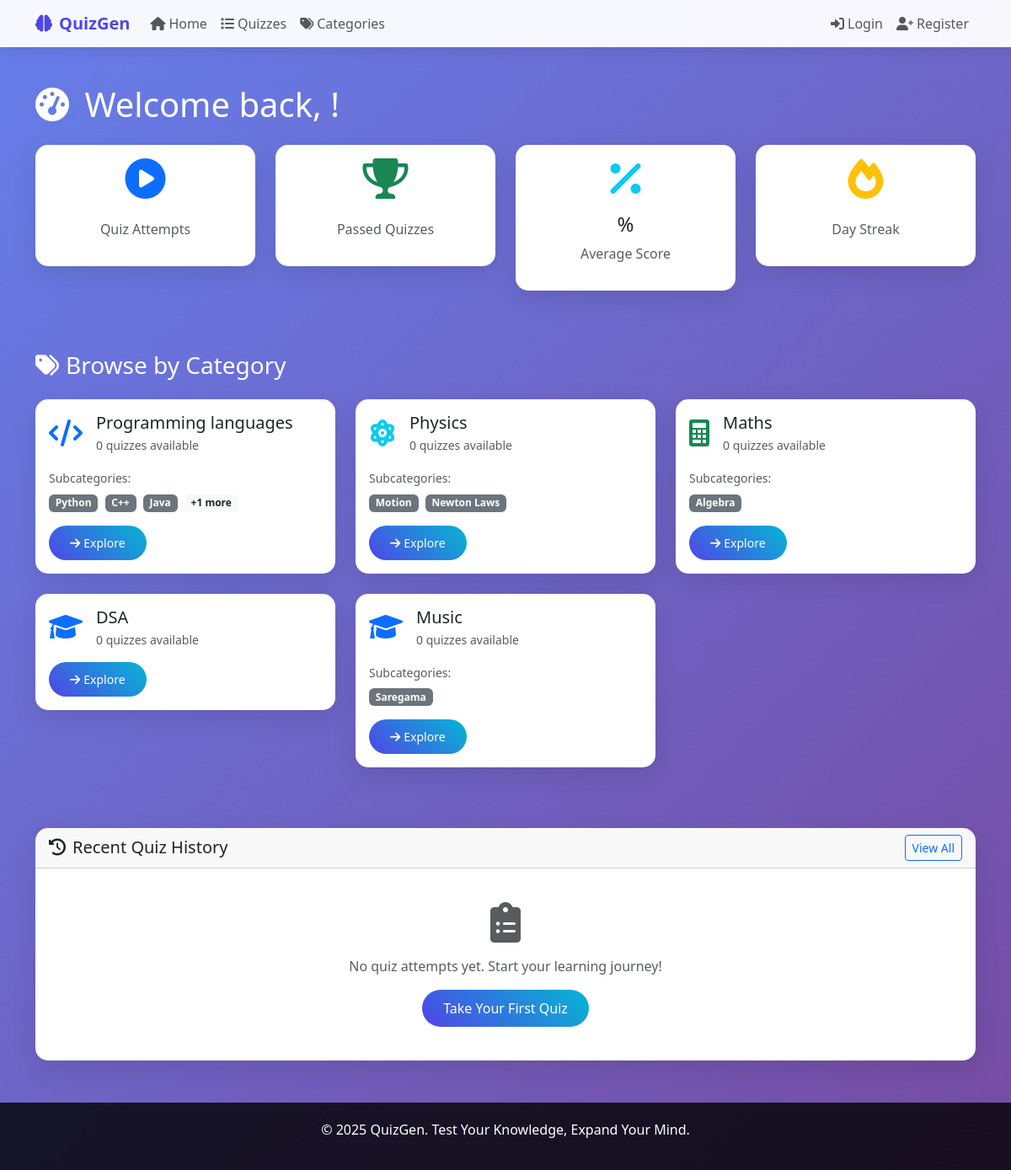
The page / on the database its author committed.
### quizgen_app/models.py (models this page shows, shortened)
class Category(models.Model):
    name = models.CharField(max_length=100, unique=True)
    description = models.TextField(blank=True, null=True)
    created_at = models.DateTimeField(auto_now_add=True)
    class Meta:
        verbose_name_plural = "Categories"

class SubCategory(models.Model):
    category = models.ForeignKey(Category, on_delete=models.CASCADE, related_name='subcategories')
    name = models.CharField(max_length=100)
    description = models.TextField(blank=True, null=True)
    created_at = models.DateTimeField(auto_now_add=True)
    class Meta:
        verbose_name_plural = "Sub Categories"
        unique_together = ('category', 'name')

### quizgen_app/views.py (the view)
# urls.py: path('', views.home, name='home'),
def home(request):
    recent_quizzes = Quiz.objects.filter(is_active=True).order_by('-created_at')[:6]
    categories = Category.objects.all()[:8]
    total_quizzes = Quiz.objects.filter(is_active=True).count()
    total_categories = Category.objects.count()
    context = {
        'recent_quizzes': recent_quizzes,
        'categories': categories,
        'total_quizzes': total_quizzes,
        'total_categories': total_categories,
    }
    if request.user.is_authenticated:
        user_quiz_count = QuizHistory.objects.filter(user=request.user).count()
        context['user_quiz_count'] = user_quiz_count
    return render(request, 'home.html', context)

### quizgen_app/templates/home.html (shortened to what this page needs)
{% extends "base.html" %}
{% block content %}
<div class="row">
    <div class="col-12">
        <h1 class="text-white mb-4">
            <i class="fas fa-tachometer-alt me-2"></i>
            Welcome back, {{ user.first_name|default:user.username }}!
        </h1>
    </div>
</div>
<div class="row mb-5">
    <div class="col-lg-3 col-md-6 mb-4">
        <div class="card text-center">
            <div class="card-body">
                <i class="fas fa-play-circle fa-3x text-primary mb-3"></i>
                <p class="text-muted">Quiz Attempts</p>
            </div>
        </div>
    </div>
    <div class="col-lg-3 col-md-6 mb-4">
        <div class="card text-center">
            <div class="card-body">
                <i class="fas fa-trophy fa-3x text-success mb-3"></i>
                <p class="text-muted">Passed Quizzes</p>
            </div>
        </div>
    </div>
    <div class="col-lg-3 col-md-6 mb-4">
        <div class="card text-center">
            <div class="card-body">
                <i class="fas fa-percentage fa-3x text-info mb-3"></i>
                <h4>{{ average_score|floatformat:1 }}%</h4>
                <p class="text-muted">Average Score</p>
            </div>
        </div>
    </div>
    <div class="col-lg-3 col-md-6 mb-4">
        <div class="card text-center">
            <div class="card-body">
                <i class="fas fa-fire fa-3x text-warning mb-3"></i>
                <p class="text-muted">Day Streak</p>
            </div>
        </div>
    </div>
</div>
<div class="row mb-5">
    <div class="col-12">
        <h3 class="text-white mb-4"><i class="fas fa-tags me-2"></i>Browse by Category</h3>
    </div>
    {% for category in categories %}
    <div class="col-lg-4 col-md-6 mb-4">
        <div class="card">
            <div class="card-body">
                <div class="d-flex align-items-center mb-3">
                    <div class="me-3">
                        {% if 'programming' in category.name.lower %}
                            <i class="fas fa-code fa-2x text-primary"></i>
                        {% elif 'math' in category.name.lower %}
                            <i class="fas fa-calculator fa-2x text-success"></i>
                        {% elif 'physics' in category.name.lower %}
                            <i class="fas fa-atom fa-2x text-info"></i>
                        {% elif 'chemistry' in category.name.lower %}
                            <i class="fas fa-flask fa-2x text-warning"></i>
                        {% elif 'history' in category.name.lower %}
                            <i class="fas fa-landmark fa-2x text-danger"></i>
                        {% elif 'geography' in category.name.lower %}
                            <i class="fas fa-globe fa-2x text-success"></i>
                        {% else %}
                            <i class="fas fa-graduation-cap fa-2x text-primary"></i>
                        {% endif %}
                    </div>
                    <div class="flex-grow-1">
                        <h5 class="mb-1">{{ category.name }}</h5>
                        <p class="text-muted mb-0 small">{{ category.quizzes.count }} quizzes available</p>
                    </div>
                </div>
                {% if category.subcategories.exists %}
                <div class="mb-3">
                    <small class="text-muted">Subcategories:</small>
                    <div class="mt-1">
                        {% for subcategory in category.subcategories.all|slice:":3" %}
                            <span class="badge bg-secondary me-1">{{ subcategory.name }}</span>
                        {% endfor %}
                        {% if category.subcategories.count > 3 %}
                            <span class="badge bg-light text-dark">+{{ category.subcategories.count|add:"-3" }} more</span>
                        {% endif %}
                    </div>
                </div>
                {% endif %}
                <a href="{% url 'category_detail' category.id %}" class="btn btn-primary btn-sm">
                    <i class="fas fa-arrow-right me-1"></i>Explore
                </a>
            </div>
        </div>
    </div>
    {% endfor %}
</div>
<div class="row">
    <div class="col-12">
        <div class="card">
            <div class="card-header d-flex justify-content-between align-items-center">
                <h5 class="mb-0"><i class="fas fa-history me-2"></i>Recent Quiz History</h5>
                <a href="{% url 'quiz_history' %}" class="btn btn-outline-primary btn-sm">View All</a>
            </div>
            <div class="card-body">
                {% if recent_history %}
                <div class="table-responsive">
                    <table class="table table-hover">
                        <thead>
                            <tr>
                                <th>Quiz</th>
                                <th>Category</th>
                                <th>Score</th>
                                <th>Result</th>
                                <th>Date</th>
                                <th>Action</th>
                            </tr>
                        </thead>
                        <tbody>
                            {% for history in recent_history %}
                            <tr>
                                <td>
                                    <strong>{{ history.quiz.title }}</strong>
                                    <br>
                                    <small class="text-muted">{{ history.quiz.difficulty|capfirst }} level</small>
                                </td>
                                <td>
                                    <span class="badge bg-secondary">{{ history.quiz.category.name }}</span>
                                </td>
                                <td>
                                    <strong>{{ history.score }}/{{ history.total_marks }}</strong>
                                    <br>
                                    <small class="text-muted">{{ history.percentage|floatformat:1 }}%</small>
                                </td>
                                <td>
                                    {% if history.passed %}
                                        <span class="badge bg-success">Passed</span>
                                    {% else %}
                                        <span class="badge bg-danger">Failed</span>
                                    {% endif %}
                                </td>
                                <td>
                                    <small>{{ history.completed_at|date:"M d, Y" }}</small>
                                    <br>
                                    <small class="text-muted">{{ history.completed_at|time:"g:i A" }}</small>
                                </td>
                                <td>
                                    <a href="{% url 'quiz_result' history.id %}" class="btn btn-outline-primary btn-sm">
                                        <i class="fas fa-eye me-1"></i>View
                                    </a>
                                </td>
                            </tr>
                            {% endfor %}
                        </tbody>
                    </table>
                </div>
                {% else %}
                <div class="text-center py-4">
                    <i class="fas fa-clipboard-list fa-3x text-muted mb-3"></i>
                    <p class="text-muted">No quiz attempts yet. Start your learning journey!</p>
                    <a href="{% url 'quiz_list' %}" class="btn btn-primary">Take Your First Quiz</a>
                </div>
                {% endif %}
            </div>
        </div>
    </div>
</div>
{% endblock %}

### quizgen_app/templates/base.html (shortened to what this page needs)
<!DOCTYPE html>
<html lang="en">
<head>
    <link href="https://cdn.jsdelivr.net/npm/bootstrap@5.3.0/dist/css/bootstrap.min.css" rel="stylesheet">
    <link href="https://cdn.jsdelivr.net/npm/bootstrap-icons@1.10.0/font/bootstrap-icons.css" rel="stylesheet">
    <link href="https://cdnjs.cloudflare.com/ajax/libs/font-awesome/6.0.0/css/all.min.css" rel="stylesheet">
</head>
<body>
    <nav class="navbar navbar-expand-lg navbar-light fixed-top">
        <div class="container">
            <a class="navbar-brand" href="{% url 'home' %}">
                <i class="fas fa-brain me-2"></i>QuizGen
            </a>
            <div class="collapse navbar-collapse" id="navbarNav">
                <ul class="navbar-nav me-auto">
                    <li class="nav-item">
                        <a class="nav-link" href="{% url 'home' %}"><i class="fas fa-home me-1"></i>Home</a>
                    </li>
                    <li class="nav-item">
                        <a class="nav-link" href="{% url 'quiz_list' %}"><i class="fas fa-list me-1"></i>Quizzes</a>
                    </li>
                    <li class="nav-item">
                        <a class="nav-link" href="{% url 'category_list' %}"><i class="fas fa-tags me-1"></i>Categories</a>
                    </li>
                </ul>
                <ul class="navbar-nav">
                    {% if user.is_authenticated %}
                    <li class="nav-item dropdown">
                        <a class="nav-link dropdown-toggle" href="#" id="navbarDropdown" role="button" data-bs-toggle="dropdown">
                            <i class="fas fa-user me-1"></i>{{ user.username }}
                        </a>
                        <ul class="dropdown-menu">
                            <li><a class="dropdown-item" href="{% url 'profile' %}"><i class="fas fa-user-edit me-2"></i>Profile</a></li>
                            <li><a class="dropdown-item" href="{% url 'password_change' %}"><i class="fas fa-key me-2"></i>Change Password</a></li>
                            <li><hr class="dropdown-divider"></li>
                            <li><a class="dropdown-item" href="{% url 'logout' %}"><i class="fas fa-sign-out-alt me-2"></i>Logout</a></li>
                        </ul>
                    </li>
                    {% else %}
                    <li class="nav-item">
                        <a class="nav-link" href="{% url 'login' %}"><i class="fas fa-sign-in-alt me-1"></i>Login</a>
                    </li>
                    <li class="nav-item">
                        <a class="nav-link" href="{% url 'register' %}"><i class="fas fa-user-plus me-1"></i>Register</a>
                    </li>
                    {% endif %}
                </ul>
            </div>
        </div>
    </nav>
    <div class="container main-content">
        {% block content %}{% endblock %}
    </div>
    <footer class="footer mt-5">
        <div class="container">
            <p>&copy; 2025 QuizGen. Test Your Knowledge, Expand Your Mind.</p>
        </div>
    </footer>
</body>
</html>

### quizgen_app/templates/base.html (style rules this page uses)
:root { --primary-color: #4f46e5; --secondary-color: #06b6d4; --success-color: #10b981; --warning-color: #f59e0b; --danger-color: #ef4444; }
body { background: linear-gradient(135deg, #667eea 0%, #764ba2 100%); min-height: 100vh; }
.navbar { background: rgba(255, 255, 255, 0.95) !important; backdrop-filter: blur(10px); box-shadow: 0 2px 20px rgba(0, 0, 0, 0.1); }
.navbar-brand { font-weight: 700; color: var(--primary-color) !important; }
.card { border: none; border-radius: 15px; box-shadow: 0 10px 30px rgba(0, 0, 0, 0.1); transition: transform 0.3s ease, box-shadow 0.3s ease; }
.btn-primary { background: linear-gradient(45deg, var(--primary-color), var(--secondary-color)); border: none; border-radius: 25px; padding: 10px 25px; transition: all 0.3s ease; }
.main-content { margin-top: 100px; margin-bottom: 50px; }
.footer { background: rgba(0, 0, 0, 0.8); color: white; text-align: center; padding: 20px 0; margin-top: auto; }

### rows shown on the page
Category: name "Programming languages", quizzes.count "0", subcategories.count|add "1"
SubCategory: name "Python"
SubCategory: name "C++"
SubCategory: name "Java"
Category: name "Physics", quizzes.count "0"
SubCategory: name "Motion"
SubCategory: name "Newton Laws"
Category: name "Maths", quizzes.count "0"
SubCategory: name "Algebra"
Category: name "DSA", quizzes.count "0"
Category: name "Music", quizzes.count "0"
SubCategory: name "Saregama"
